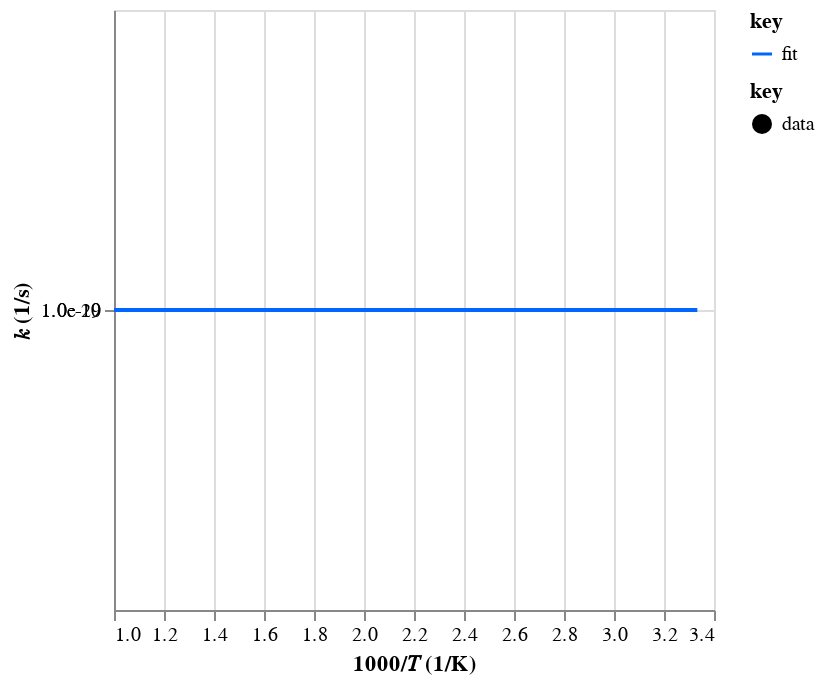

The notebook cell this image was saved under:
### Code cell
from importlib import reload

from autochem.rate import data

reload(data)

rate_str = r"""
W5->P1

P\T           300       400       500       600       700       800       900     1e+03
0.1     -5.67e+04      -244      -346     -24.5    0.0028   0.00256      0.01     -8.03
1       -5.24e+05     -40.1      14.1      28.9    -0.197      0.24     -1.43      4.28
10        5.4e+04       725       126      -123     -38.7     -1.88      42.1       325
100      4.08e+04       169        96       109       419      -148       440  3.75e+03
O-O           ***       ***       ***       ***       ***       ***       ***       ***
"""

T_drop = (300,)
rate = data.from_mess_channel_output(rate_str, order=1)
rate = rate.drop_temperatures(T_drop)
# rate = rate.drop_unfittable_pressures()
rate_fit = data.PlogRateFit.fit(
    T=rate.T,
    P=rate.P,
    k_data=rate.k_data,
    k_high=rate.k_high,
    A_fill=1e-20,
    order=rate.order,
)
print(rate_fit)
display(data.display([rate, rate_fit], label=["data", "fit"], P=1, T_range=(300, 1000)))
print(data.chemkin_string(rate_fit))

### Figure 1 — Vega-Lite specification as saved in the notebook (floating-point values rounded to 4 significant figures; data arrays with more than 128 entries replaced by an {"elided": "..."} marker saying what was removed)
{"config": {"view": {"continuousWidth": 300, "continuousHeight": 300}}, "layer": [{"data": {"name": "data-552b11c08b31384f0af3437ed8654af6"}, "mark": {"type": "line"}, "encoding": {"color": {"field": "key", "scale": {"domain": ["fit"], "range": ["#0066ff"]}, "type": "nominal"}, "x": {"field": "x", "scale": {"zero": false}, "title": "1000/𝑇 (1/K)", "type": "quantitative"}, "y": {"axis": {"format": ".1e", "values": [1e-20, 1e-19]}, "field": "value", "scale": {"type": "log"}, "title": "𝑘 (1/s)", "type": "quantitative"}}, "transform": [{"fold": ["fit"]}]}, {"data": {"name": "data-b8ca73e8257dfee90f8ce319a7a42cb4"}, "mark": {"type": "point", "filled": true, "opacity": 1}, "encoding": {"color": {"field": "key", "scale": {"domain": ["data"], "range": ["#000000"]}, "type": "nominal"}, "x": {"field": "x", "scale": {"zero": false}, "title": "1000/𝑇 (1/K)", "type": "quantitative"}, "y": {"axis": {"format": ".1e", "values": [1, 10]}, "field": "value", "scale": {"type": "log"}, "title": "𝑘 (1/s)", "type": "quantitative"}}, "transform": [{"fold": ["data"]}]}], "resolve": {"scale": {"color": "independent"}}, "$schema": "https://vega.github.io/schema/vega-lite/v5.20.1.json", "datasets": {"data-552b11c08b31384f0af3437ed8654af6": {"elided": "1000 records"}, "data-b8ca73e8257dfee90f8ce319a7a42cb4": [{"x": 2.5, "data": null}, {"x": 2.0, "data": null}, {"x": 1.667, "data": null}, {"x": 1.429, "data": null}, {"x": 1.25, "data": null}, {"x": 1.111, "data": null}, {"x": 1.0, "data": null}]}}
